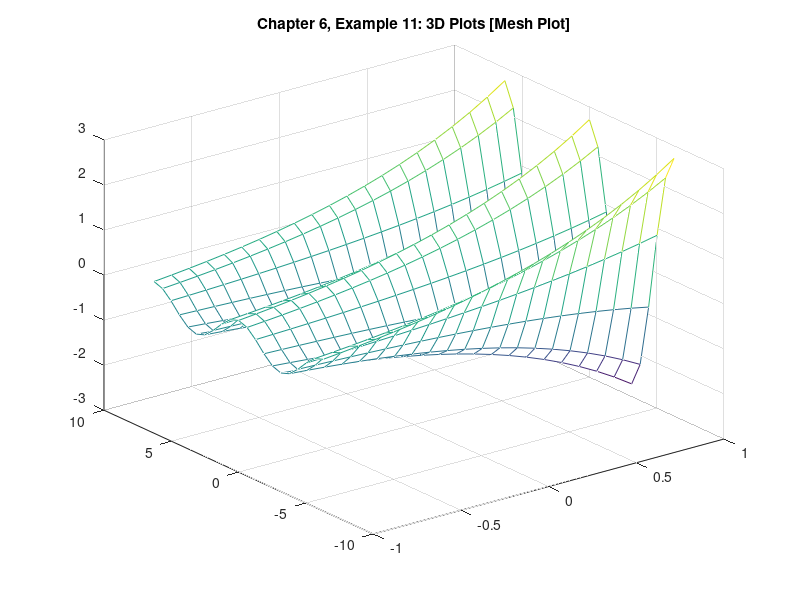
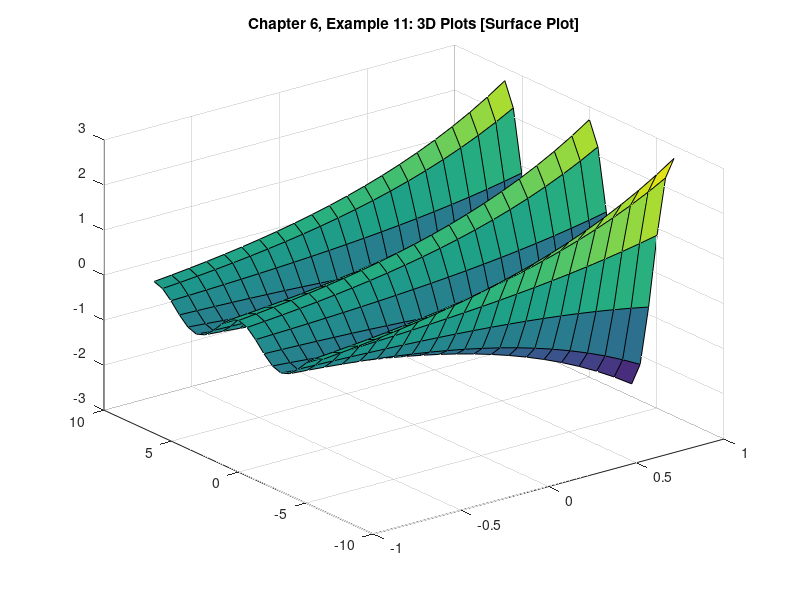
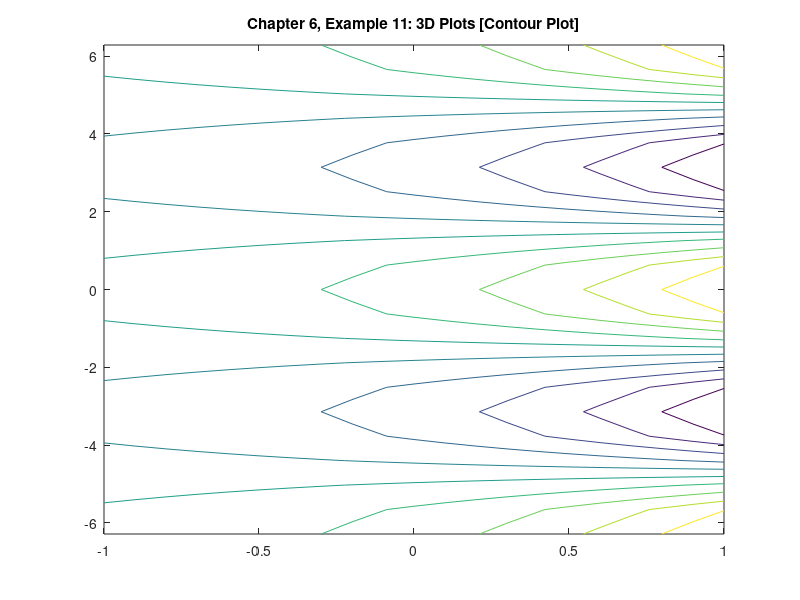

Write the MATLAB code that produced these figures, in order.
% Script File: Ch6p11.m
% Programmer: Cameron Carroll
% April 12, 2012

%
% Modifications:
%   04/24/12:
%       (1) -- Simplified exponent calculation
%       (2) -- Removed transpose on mesh real(result), which was causing a
%       dimesion mismatch when mesh dimensions were changed.

clear;
clc;
clf;

[x, y] = meshgrid(-1:0.1:1, -2*pi:pi/5:2*pi);

z = @(x, y) exp(x + 1i*y);

result = z(x, y);

figure(1);
mesh(x, y, real(result));
title('Chapter 6, Example 11: 3D Plots [Mesh Plot]');


figure(2);
surf(x, y, real(result));
title('Chapter 6, Example 11: 3D Plots [Surface Plot]');

figure(3);
contour(x, y, real(result));
title('Chapter 6, Example 11: 3D Plots [Contour Plot]');